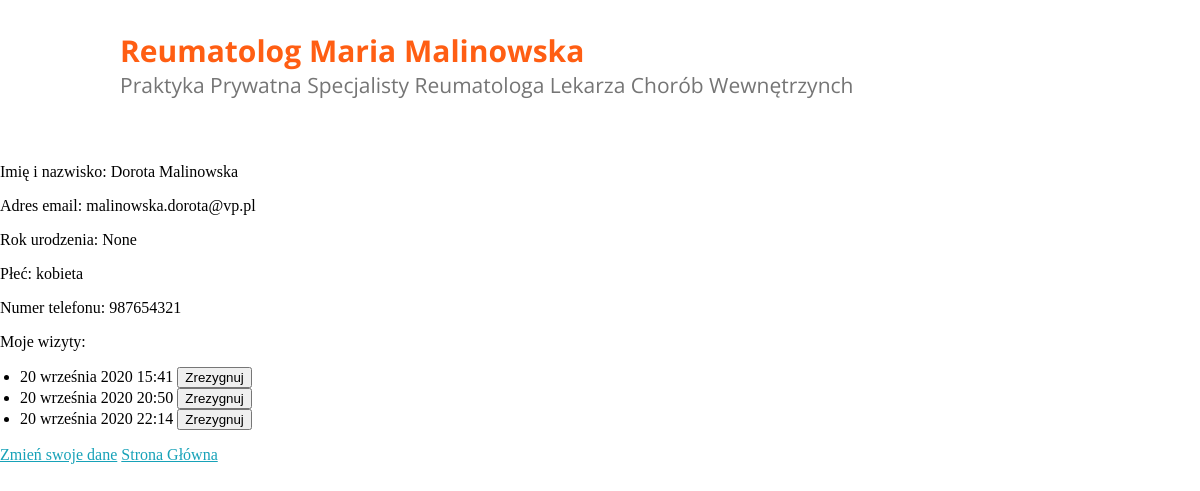
Page /medical/mojedane (signed in) on the earlier database version.
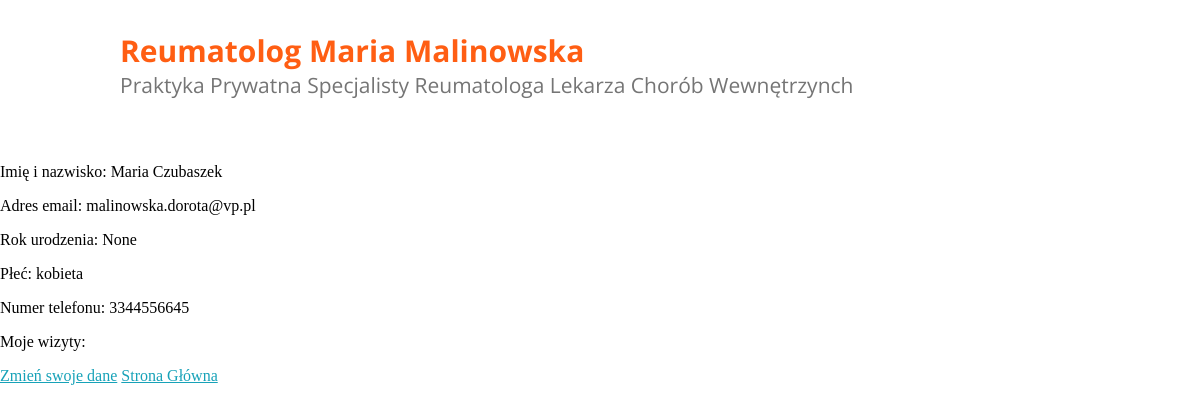
Same page on the later database version.
### medical/models.py (models this page shows, shortened)
class Pacjent(models.Model):
    user = models.OneToOneField(settings.AUTH_USER_MODEL, on_delete=models.CASCADE, blank=True)
    imie = models.CharField(max_length=50, default=None)
    nazwisko = models.CharField(max_length=50)
    rok_urodzenia = models.DateField(help_text='Format: YYYY-MM-DD')
    plec = models.CharField(max_length=1, choices=PLEC_CHOICES)
    tel_regex = RegexValidator(regex=r'^\+?1?\d{9,15}$',
                               message="Proszę podać numer telefonu w formacie: +999999999.")
    numer_telefonu = models.CharField(validators=[tel_regex], max_length=17, blank=True)
    data_utworzenia_konta = models.DateTimeField(auto_now=True)

class Wizyta(models.Model):
    day = models.DateField("Dzień wizyty", help_text="Dzień wizyty")
    start_time = models.TimeField("Godzina rozpoczęcia wizyty", help_text="Godzina wityty")
    end_time = models.TimeField("Godzina zakończenia wizyty", help_text="Godzina zakończenia")
    notes = models.TextField("Notatki", help_text='Miejsce na Twoje notatki', blank=True)
    pacjent = models.ForeignKey(Pacjent, on_delete=models.CASCADE, default=None, blank=True, null=True)
    class Meta:
        verbose_name = u'Kalendarz wizyt'
        verbose_name_plural = u'Kalendarz wizyt'

### medical/views.py (the view)
# urls.py: path('mojedane',views.pacjent_detail_view, name="mojedane"),
def pacjent_detail_view(request):
    obj = Pacjent.objects.get(user=request.user)
    wizyty = Wizyta.objects.filter(pacjent_id=obj.id)
    context = {
        'object': obj,
        'wizyty': wizyty,
    }
    return render(request, "medical/mojedane.html", context)

### medical/templates/medical/mojedane.html (shortened to what this page needs)
{% extends "medical/layout.html" %}
    {% block content %}
    <p> Imię i nazwisko: {{object.imie}} {{object.nazwisko}}</p>
    <p> Adres email: {{user.email}}</p>
    <p> Rok urodzenia: {{object.rok_urodzenia}}</p>
    <p> Płeć: {% if object.plec == "m" %} mezczyzna {% else %} kobieta {% endif %}</p>
    <p> Numer telefonu: {{object.numer_telefonu}}</p>
    <p> Moje wizyty:
        <ul> {% for wizyta in wizyty %}
               <li> {{wizyta.day}} {{wizyta.start_time}} <form style=display:inline action="{% url 'medical:delete' wizyta.id %}" method="POST">
            <input type="submit" value="Zrezygnuj">
        </form>
               </li> {% endfor%} </ul></p>
    <a href="zmiendane">Zmień swoje dane</a> <a href="/medical">Strona Główna</a>
    {% endblock %}

### medical/templates/medical/layout.html (shortened to what this page needs)
{% load static %}
<!DOCTYPE html>
<html lang="pl">
<head>
    <link rel="stylesheet" type="text/css" href="{% static 'medical/style_base.css' %}"/>
</head>
<body>
    <header>
        <p class="title"> Reumatolog Maria Malinowska </p>
        <p class="subtitle"> Praktyka Prywatna Specjalisty Reumatologa Lekarza Chorób Wewnętrzynch </p>
    </header>
    {% block content %}
    {% endblock %}
</body>
</html>

### medical/static/medical/style_base.css (style rules this page uses)
* { box-sizing: border-box; }
html, body, div { margin: 0; padding: 0; border: 0; font-size: 100%; font: inherit; vertical-align: baseline; overflow-y:auto; }
header { background-color: white; text-align: left; padding-left: 10%; padding-bottom: 4%; }
.title { font-family: Open Sans; font-size: 2.5vw; font-style: normal; font-variant: normal; font-weight: bold; color: #FF5E13; margin-bottom: 0; line-spacing:single; }
.subtitle { font-family: Open Sans; font-size: 1.75vw; color: #757575; padding:0; margin:0; line-spacing:single }
a { color: #17a2b8; }

Differences in the rows shown:
removed Wizyta: day "20 września 2020", start_time "15:41"
removed Wizyta: day "20 września 2020", start_time "20:50"
removed Wizyta: day "20 września 2020", start_time "22:14"
changed Pacjent "None": imie "Dorota" → "Maria"; nazwisko "Malinowska" → "Czubaszek"; numer_telefonu "987654321" → "3344556645"
